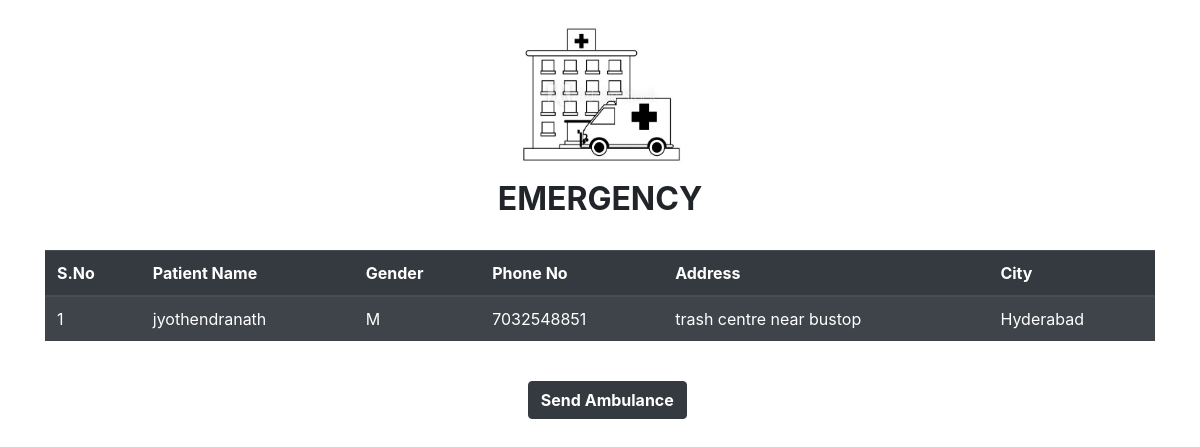
Page /vc/1/callambulance (signed in) on the earlier database version.
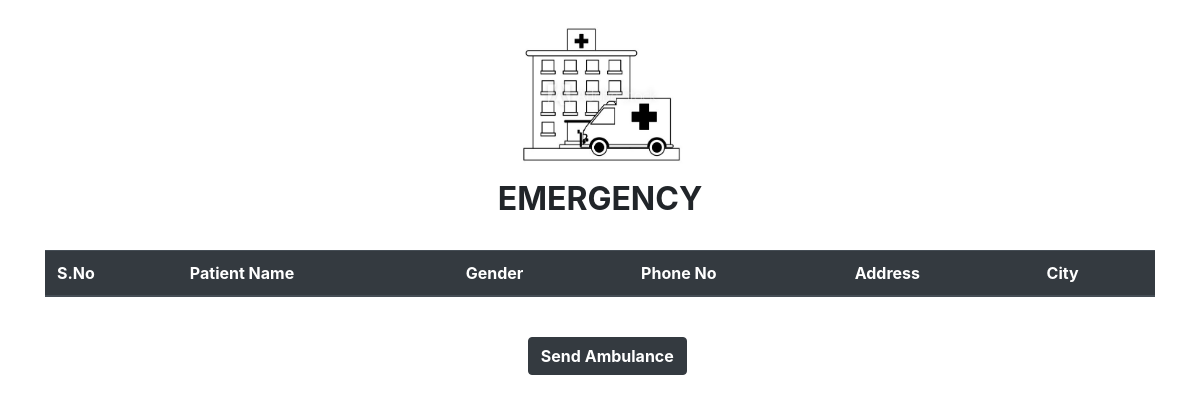
Same page on the later database version.
### C19V/models.py (models this page shows, shortened)
class VaccinatedPerson(models.Model):
    GENDER_CHOICES = (('M','Male'),('F','Female'))
    user = models.OneToOneField(User,on_delete=CASCADE)
    name = models.CharField(max_length=50)
    gender = models.CharField(max_length=1,choices=GENDER_CHOICES)
    dob = models.DateField()
    phone_no =models.CharField(max_length=10)
    address = models.TextField(max_length=128)
    city = models.CharField(max_length=20)
    state = models.CharField(max_length=10)
    date_created = models.DateTimeField(auto_now_add=True)
    centre = models.OneToOneField(TestCentre,on_delete=models.CASCADE)

### C19V/views.py (the view)
# urls.py: path('vc/<str:pk>/callambulance',views.call,name='call_ambulance'),
@decorators.VC_required(login_url='loginvc')
def call(request,pk):
    centre =  models.TestCentre.objects.get(id=pk)
    patients = models.VaccinatedPerson.objects.filter(centre=centre)
    serious = []
    for i in patients:
        stat = models.Status.objects.filter(person=i).last()
        if stat != None and stat.status == 'Bad':
            serious.append(i)
    context = {'patients':serious}
    return render(request,'callambulance.html',context)

### C19V/templates/callambulance.html
{% load static %}
<link rel="stylesheet" href="https://maxcdn.bootstrapcdn.com/bootstrap/4.5.2/css/bootstrap.min.css">
<div class="container">
    <img src="{% static '/images/amb1.jpg' %}" class="rounded" style="margin-left: 42%;" alt="Ambulance" width="180" height="180">
    <h2 style="text-align: center;"><b>EMERGENCY</b></h2><br>
    <table class="table table-dark table-striped">
    <tbody>
        <thead>
            <tr>
                <th>S.No</th>
                <th>Patient Name</th>
                <th>Gender</th>
                <th>Phone No</th>
                <th>Address</th>
                <th>City</th>
            </tr>
        </thead>
    {% for pat in patients %}
    <tr>
        <td>{{forloop.counter}}</td>
        <td>{{pat.name}}</td>
        <td>{{pat.gender}}</td>
        <td>{{pat.phone_no}}</td>
        <td>{{pat.address}}</td>
        <td>{{pat.city}}</td>
    </tr>
    {% endfor %}
    </tbody>
</table>
    <br>
    <button type="button" class="btn btn-dark" style="margin-left: 43.5%;"><b>Send Ambulance</b></button>
</div>

Differences in the rows shown:
removed VaccinatedPerson: name "jyothendranath", gender "M", phone_no "7032548851", address "trash centre near bustop", city "Hyderabad"
